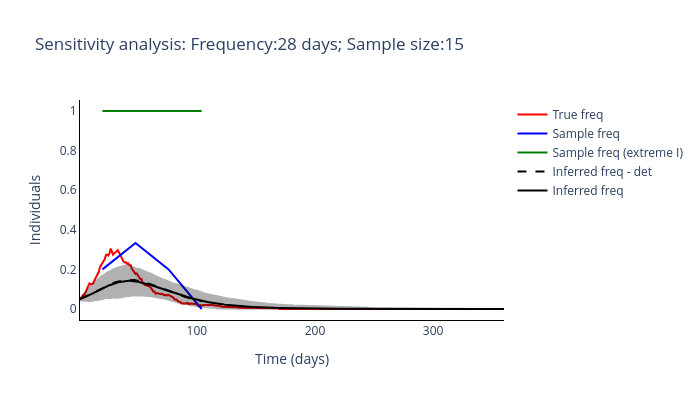
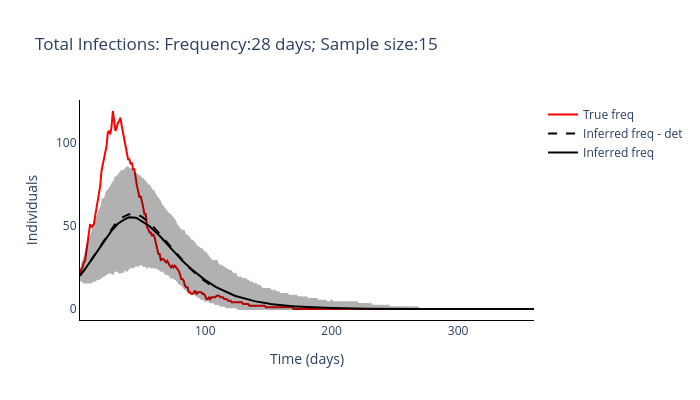

Source (notebook cell) for these figures, in order:
### Code cell
routine_run(freq_samplying_range[1], sample_size_range[0])

### Figure 1 — Plotly figure (JSON) as saved in the notebook; plotly's stock layout.template omitted (floating-point values rounded to 4 significant figures; data arrays with more than 128 entries replaced by an {"elided": "..."} marker saying what was removed)
{"data": [{"line": {"color": "red"}, "mode": "lines", "name": "True freq", "type": "scatter", "x": {"elided": "360 int values"}, "y": {"elided": "360 float values"}}, {"line": {"color": "blue"}, "mode": "lines", "name": "Sample freq", "type": "scatter", "x": [20, 48, 76, 104], "y": [0.2, 0.3333, 0.2, 0]}, {"line": {"color": "green"}, "mode": "lines", "name": "Sample freq (extreme I)", "type": "scatter", "x": [20, 48, 76, 104], "y": [1, 1, 1, 1]}, {"line": {"color": "black", "dash": "dash"}, "mode": "lines", "name": "Inferred freq - det", "type": "scatter", "x": {"elided": "360 int values"}, "y": [0.05, 0.05242, 0.05491, 0.05748, 0.06012, 0.06284, 0.06562, 0.06846, 0.07137, 0.07433, 0.07734, 0.0804, 0.08349, 0.08662, 0.08977, 0.09295, 0.09613, 0.0993, 0.1024, 0.1056, 0.1086, 0.1117, 0.1146, 0.1175, 0.1203, 0.123, 0.1256, 0.1281, 0.1305, 0.1327, 0.1348, 0.1368, 0.1386, 0.1403, 0.1418, 0.1431, 0.1443, 0.1453, 0.1461, 0.1467, 0.1472, 0.1474, 0.1475, 0.1475, 0.1472, 0.1468, 0.1463, 0.1455, 0.1447, 0.1437, 0.1425, 0.1413, 0.1399, 0.1384, 0.1367, 0.135, 0.1332, 0.1313, 0.1293, 0.1273, 0.1251, 0.123, 0.1208, 0.1185, 0.1162, 0.1139, 0.1116, 0.1093, 0.1069, 0.1046, 0.1022, 0.09983, 0.09748, 0.09514, 0.09281, 0.09049, 0.0882, 0.08593, 0.08368, 0.08146, 0.07927, 0.07711, 0.07499, 0.0729, 0.07085, 0.06883, 0.06686, 0.06492, 0.06302, 0.06116, 0.05934, 0.05755, 0.05581, 0.05411, 0.05245, 0.05083, 0.04926, 0.04772, 0.04622, 0.04476, 0.04334, 0.04195, 0.04061, 0.0393]}, {"line": {"color": "black"}, "mode": "lines", "name": "Inferred freq", "type": "scatter", "x": {"elided": "360 int values"}, "y": {"elided": "360 float values"}}, {"fill": "toself", "fillcolor": "black", "line": {"color": "black"}, "mode": "lines", "name": "Inferred freq", "opacity": 0.3, "showlegend": false, "type": "scatter", "x": {"elided": "720 int values"}, "y": {"elided": "720 float values"}}], "layout": {"height": 400, "plot_bgcolor": "white", "title": {"text": "Sensitivity analysis: Frequency:28 days; Sample size:15"}, "width": 700, "xaxis": {"linecolor": "black", "title": {"text": "Time (days)"}}, "yaxis": {"linecolor": "black", "title": {"text": "Individuals"}}}}

### Figure 2 — Plotly figure (JSON) as saved in the notebook; plotly's stock layout.template omitted (floating-point values rounded to 4 significant figures; data arrays with more than 128 entries replaced by an {"elided": "..."} marker saying what was removed)
{"data": [{"line": {"color": "red"}, "mode": "lines", "name": "True freq", "type": "scatter", "x": {"elided": "360 int values"}, "y": {"elided": "360 int values"}}, {"line": {"color": "black", "dash": "dash"}, "mode": "lines", "name": "Inferred freq - det", "type": "scatter", "x": {"elided": "360 int values"}, "y": [20, 20.95, 21.93, 22.93, 23.97, 25.03, 26.12, 27.23, 28.36, 29.52, 30.69, 31.87, 33.07, 34.28, 35.51, 36.73, 37.96, 39.18, 40.39, 41.59, 42.77, 43.92, 45.05, 46.15, 47.21, 48.24, 49.22, 50.16, 51.05, 51.89, 52.67, 53.4, 54.07, 54.68, 55.23, 55.71, 56.13, 56.47, 56.75, 56.95, 57.09, 57.15, 57.15, 57.08, 56.94, 56.74, 56.49, 56.17, 55.8, 55.37, 54.89, 54.36, 53.79, 53.17, 52.51, 51.81, 51.07, 50.31, 49.51, 48.69, 47.84, 46.98, 46.1, 45.2, 44.3, 43.39, 42.47, 41.55, 40.63, 39.7, 38.77, 37.85, 36.93, 36.01, 35.1, 34.2, 33.31, 32.42, 31.55, 30.69, 29.84, 29.01, 28.19, 27.38, 26.59, 25.81, 25.05, 24.3, 23.57, 22.86, 22.16, 21.48, 20.81, 20.16, 19.53, 18.91, 18.31, 17.72, 17.15, 16.59, 16.05, 15.53, 15.02, 14.52]}, {"line": {"color": "black"}, "mode": "lines", "name": "Inferred freq", "type": "scatter", "x": {"elided": "360 int values"}, "y": {"elided": "360 float values"}}, {"fill": "toself", "fillcolor": "black", "line": {"color": "black"}, "mode": "lines", "name": "Inferred freq", "opacity": 0.3, "showlegend": false, "type": "scatter", "x": {"elided": "720 int values"}, "y": {"elided": "720 float values"}}], "layout": {"height": 400, "plot_bgcolor": "white", "title": {"text": "Total Infections: Frequency:28 days; Sample size:15"}, "width": 700, "xaxis": {"linecolor": "black", "title": {"text": "Time (days)"}}, "yaxis": {"linecolor": "black", "title": {"text": "Individuals"}}}}
